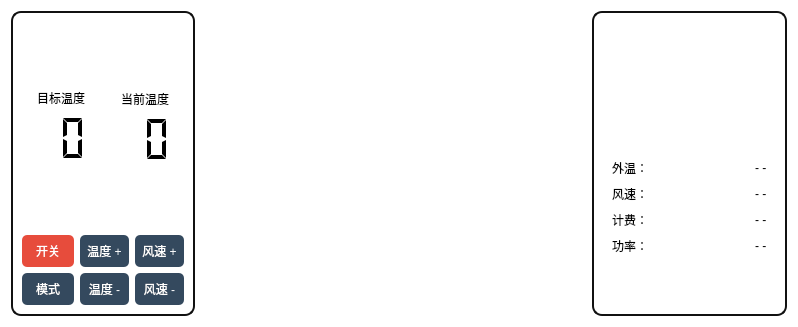
<?xml version="1.0" encoding="UTF-8"?>
<ui version="4.0">
 <class>Panel</class>
 <widget class="QWidget" name="Panel">
  <property name="geometry">
   <rect>
    <x>0</x>
    <y>0</y>
    <width>798</width>
    <height>327</height>
   </rect>
  </property>
  <property name="windowTitle">
   <string>Form</string>
  </property>
  <property name="styleSheet">
   <string notr="true">background-color: rgb(255, 255, 255);
font: 75 12pt &quot;等线&quot;;</string>
  </property>
  <layout class="QHBoxLayout" name="horizontalLayout_7">
   <item>
    <layout class="QHBoxLayout" name="horizontalLayout_8">
     <item>
      <widget class="QFrame" name="frame">
       <property name="styleSheet">
        <string notr="true">

#frame
{
background-color: rgb(255, 255, 255);
	border:2px solid #111;
	border-radius:10px;
}
</string>
       </property>
       <layout class="QVBoxLayout" name="verticalLayout_6">
        <item>
         <spacer name="verticalSpacer">
          <property name="orientation">
           <enum>Qt::Vertical</enum>
          </property>
          <property name="sizeHint" stdset="0">
           <size>
            <width>20</width>
            <height>40</height>
           </size>
          </property>
         </spacer>
        </item>
        <item>
         <layout class="QHBoxLayout" name="horizontalLayout_9">
          <item>
           <layout class="QVBoxLayout" name="verticalLayout_11">
            <item>
             <widget class="QLabel" name="label_4">
              <property name="maximumSize">
               <size>
                <width>16777215</width>
                <height>20</height>
               </size>
              </property>
              <property name="styleSheet">
               <string notr="true">font: 75  15pt solid &quot;等线&quot;;</string>
              </property>
              <property name="text">
               <string>目标温度</string>
              </property>
              <property name="alignment">
               <set>Qt::AlignCenter</set>
              </property>
             </widget>
            </item>
            <item>
             <widget class="QLCDNumber" name="expLCD">
              <property name="sizePolicy">
               <sizepolicy hsizetype="Minimum" vsizetype="Minimum">
                <horstretch>0</horstretch>
                <verstretch>0</verstretch>
               </sizepolicy>
              </property>
              <property name="minimumSize">
               <size>
                <width>0</width>
                <height>50</height>
               </size>
              </property>
              <property name="frameShape">
               <enum>QFrame::NoFrame</enum>
              </property>
              <property name="frameShadow">
               <enum>QFrame::Plain</enum>
              </property>
              <property name="digitCount">
               <number>2</number>
              </property>
              <property name="segmentStyle">
               <enum>QLCDNumber::Flat</enum>
              </property>
             </widget>
            </item>
           </layout>
          </item>
          <item>
           <layout class="QVBoxLayout" name="verticalLayout_10">
            <item>
             <widget class="QLabel" name="label_2">
              <property name="maximumSize">
               <size>
                <width>16777215</width>
                <height>20</height>
               </size>
              </property>
              <property name="styleSheet">
               <string notr="true">font: 75 15pt   solid &quot;等线&quot;;</string>
              </property>
              <property name="text">
               <string>当前温度</string>
              </property>
              <property name="alignment">
               <set>Qt::AlignCenter</set>
              </property>
             </widget>
            </item>
            <item>
             <widget class="QLCDNumber" name="realLCD">
              <property name="minimumSize">
               <size>
                <width>0</width>
                <height>0</height>
               </size>
              </property>
              <property name="frameShape">
               <enum>QFrame::NoFrame</enum>
              </property>
              <property name="frameShadow">
               <enum>QFrame::Plain</enum>
              </property>
              <property name="midLineWidth">
               <number>0</number>
              </property>
              <property name="digitCount">
               <number>2</number>
              </property>
              <property name="segmentStyle">
               <enum>QLCDNumber::Flat</enum>
              </property>
             </widget>
            </item>
           </layout>
          </item>
         </layout>
        </item>
        <item>
         <spacer name="verticalSpacer_3">
          <property name="orientation">
           <enum>Qt::Vertical</enum>
          </property>
          <property name="sizeHint" stdset="0">
           <size>
            <width>20</width>
            <height>40</height>
           </size>
          </property>
         </spacer>
        </item>
        <item>
         <layout class="QVBoxLayout" name="verticalLayout_4">
          <item>
           <layout class="QHBoxLayout" name="horizontalLayout_2">
            <item>
             <layout class="QHBoxLayout" name="horizontalLayout">
              <item>
               <layout class="QVBoxLayout" name="verticalLayout_3">
                <item>
                 <widget class="QPushButton" name="switchButton">
                  <property name="styleSheet">
                   <string notr="true">QPushButton{border-style:none;padding:7px;border-radius:5px;color:#FFFFFF;background:#E74C3C;}
QPushButton:hover{color:#FFF5E7;background:#EC7064;}QPushButton:pressed{color:#F5A996;background:#DC2D1A;}</string>
                  </property>
                  <property name="text">
                   <string>  开关  </string>
                  </property>
                 </widget>
                </item>
                <item>
                 <widget class="QPushButton" name="modeButton">
                  <property name="styleSheet">
                   <string notr="true">QPushButton{border-style:none;padding:7px;border-radius:5px;color:#FFFFFF;background:#34495E;}
QPushButton:hover{color:#F0F0F0;background:#4E6D8C;}QPushButton:pressed{color:#B8C6D1;background:#2D3E50;}</string>
                  </property>
                  <property name="text">
                   <string>  模式  </string>
                  </property>
                 </widget>
                </item>
               </layout>
              </item>
              <item>
               <layout class="QVBoxLayout" name="verticalLayout_2">
                <item>
                 <widget class="QPushButton" name="tempUp">
                  <property name="styleSheet">
                   <string notr="true">QPushButton{border-style:none;padding:7px;border-radius:5px;color:#FFFFFF;background:#34495E;}
QPushButton:hover{color:#F0F0F0;background:#4E6D8C;}QPushButton:pressed{color:#B8C6D1;background:#2D3E50;}</string>
                  </property>
                  <property name="text">
                   <string>温度 +</string>
                  </property>
                 </widget>
                </item>
                <item>
                 <widget class="QPushButton" name="tempDown">
                  <property name="styleSheet">
                   <string notr="true">QPushButton{border-style:none;padding:7px;border-radius:5px;color:#FFFFFF;background:#34495E;}
QPushButton:hover{color:#F0F0F0;background:#4E6D8C;}QPushButton:pressed{color:#B8C6D1;background:#2D3E50;}</string>
                  </property>
                  <property name="text">
                   <string>温度 -</string>
                  </property>
                 </widget>
                </item>
               </layout>
              </item>
              <item>
               <layout class="QVBoxLayout" name="verticalLayout">
                <item>
                 <widget class="QPushButton" name="windUp">
                  <property name="styleSheet">
                   <string notr="true">QPushButton{border-style:none;padding:7px;border-radius:5px;color:#FFFFFF;background:#34495E;}
QPushButton:hover{color:#F0F0F0;background:#4E6D8C;}QPushButton:pressed{color:#B8C6D1;background:#2D3E50;}</string>
                  </property>
                  <property name="text">
                   <string>风速 +</string>
                  </property>
                 </widget>
                </item>
                <item>
                 <widget class="QPushButton" name="windDown">
                  <property name="styleSheet">
                   <string notr="true">QPushButton{border-style:none;padding:7px;border-radius:5px;color:#FFFFFF;background:#34495E;}
QPushButton:hover{color:#F0F0F0;background:#4E6D8C;}QPushButton:pressed{color:#B8C6D1;background:#2D3E50;}</string>
                  </property>
                  <property name="text">
                   <string>风速 -</string>
                  </property>
                 </widget>
                </item>
               </layout>
              </item>
             </layout>
            </item>
           </layout>
          </item>
         </layout>
        </item>
       </layout>
      </widget>
     </item>
    </layout>
   </item>
   <item>
    <spacer name="horizontalSpacer">
     <property name="orientation">
      <enum>Qt::Horizontal</enum>
     </property>
     <property name="sizeHint" stdset="0">
      <size>
       <width>40</width>
       <height>20</height>
      </size>
     </property>
    </spacer>
   </item>
   <item>
    <layout class="QVBoxLayout" name="fanLayout"/>
   </item>
   <item>
    <spacer name="horizontalSpacer_2">
     <property name="orientation">
      <enum>Qt::Horizontal</enum>
     </property>
     <property name="sizeHint" stdset="0">
      <size>
       <width>40</width>
       <height>20</height>
      </size>
     </property>
    </spacer>
   </item>
   <item>
    <widget class="QFrame" name="stateFrame">
     <property name="sizePolicy">
      <sizepolicy hsizetype="Minimum" vsizetype="Preferred">
       <horstretch>0</horstretch>
       <verstretch>0</verstretch>
      </sizepolicy>
     </property>
     <property name="styleSheet">
      <string notr="true">#stateFrame
{
background-color: rgb(255, 255, 255);
	border:2px solid #111;
	border-radius:10px;
}
</string>
     </property>
     <layout class="QVBoxLayout" name="verticalLayout_8">
      <item>
       <spacer name="verticalSpacer_6">
        <property name="orientation">
         <enum>Qt::Vertical</enum>
        </property>
        <property name="sizeHint" stdset="0">
         <size>
          <width>20</width>
          <height>40</height>
         </size>
        </property>
       </spacer>
      </item>
      <item>
       <widget class="QLabel" name="mode_label">
        <property name="text">
         <string/>
        </property>
        <property name="alignment">
         <set>Qt::AlignCenter</set>
        </property>
       </widget>
      </item>
      <item>
       <spacer name="verticalSpacer_2">
        <property name="orientation">
         <enum>Qt::Vertical</enum>
        </property>
        <property name="sizeHint" stdset="0">
         <size>
          <width>20</width>
          <height>40</height>
         </size>
        </property>
       </spacer>
      </item>
      <item>
       <widget class="QWidget" name="illustrationWidget" native="true">
        <layout class="QVBoxLayout" name="verticalLayout_9">
         <item>
          <layout class="QVBoxLayout" name="verticalLayout_5">
           <item>
            <layout class="QHBoxLayout" name="horizontalLayout_3">
             <item>
              <widget class="QLabel" name="label_6">
               <property name="text">
                <string>外温：</string>
               </property>
              </widget>
             </item>
             <item>
              <spacer name="horizontalSpacer_3">
               <property name="orientation">
                <enum>Qt::Horizontal</enum>
               </property>
               <property name="sizeHint" stdset="0">
                <size>
                 <width>40</width>
                 <height>20</height>
                </size>
               </property>
              </spacer>
             </item>
             <item>
              <widget class="QLabel" name="originalTemp">
               <property name="text">
                <string>- -</string>
               </property>
              </widget>
             </item>
            </layout>
           </item>
           <item>
            <layout class="QHBoxLayout" name="horizontalLayout_4">
             <item>
              <widget class="QLabel" name="label">
               <property name="text">
                <string>风速：</string>
               </property>
              </widget>
             </item>
             <item>
              <spacer name="horizontalSpacer_4">
               <property name="orientation">
                <enum>Qt::Horizontal</enum>
               </property>
               <property name="sizeHint" stdset="0">
                <size>
                 <width>40</width>
                 <height>20</height>
                </size>
               </property>
              </spacer>
             </item>
             <item>
              <widget class="QLabel" name="windSpeed">
               <property name="text">
                <string>- -</string>
               </property>
              </widget>
             </item>
            </layout>
           </item>
           <item>
            <layout class="QHBoxLayout" name="horizontalLayout_5">
             <item>
              <widget class="QLabel" name="label_3">
               <property name="text">
                <string>计费：</string>
               </property>
              </widget>
             </item>
             <item>
              <spacer name="horizontalSpacer_5">
               <property name="orientation">
                <enum>Qt::Horizontal</enum>
               </property>
               <property name="sizeHint" stdset="0">
                <size>
                 <width>40</width>
                 <height>20</height>
                </size>
               </property>
              </spacer>
             </item>
             <item>
              <widget class="QLabel" name="cost">
               <property name="text">
                <string>- -</string>
               </property>
              </widget>
             </item>
            </layout>
           </item>
           <item>
            <layout class="QHBoxLayout" name="horizontalLayout_6">
             <item>
              <widget class="QLabel" name="label_7">
               <property name="text">
                <string>功率：</string>
               </property>
              </widget>
             </item>
             <item>
              <spacer name="horizontalSpacer_6">
               <property name="orientation">
                <enum>Qt::Horizontal</enum>
               </property>
               <property name="sizeHint" stdset="0">
                <size>
                 <width>40</width>
                 <height>20</height>
                </size>
               </property>
              </spacer>
             </item>
             <item>
              <widget class="QLabel" name="power">
               <property name="text">
                <string>- -</string>
               </property>
              </widget>
             </item>
            </layout>
           </item>
          </layout>
         </item>
         <item>
          <spacer name="verticalSpacer_5">
           <property name="orientation">
            <enum>Qt::Vertical</enum>
           </property>
           <property name="sizeHint" stdset="0">
            <size>
             <width>20</width>
             <height>40</height>
            </size>
           </property>
          </spacer>
         </item>
        </layout>
       </widget>
      </item>
     </layout>
    </widget>
   </item>
  </layout>
 </widget>
 <resources/>
 <connections/>
</ui>
